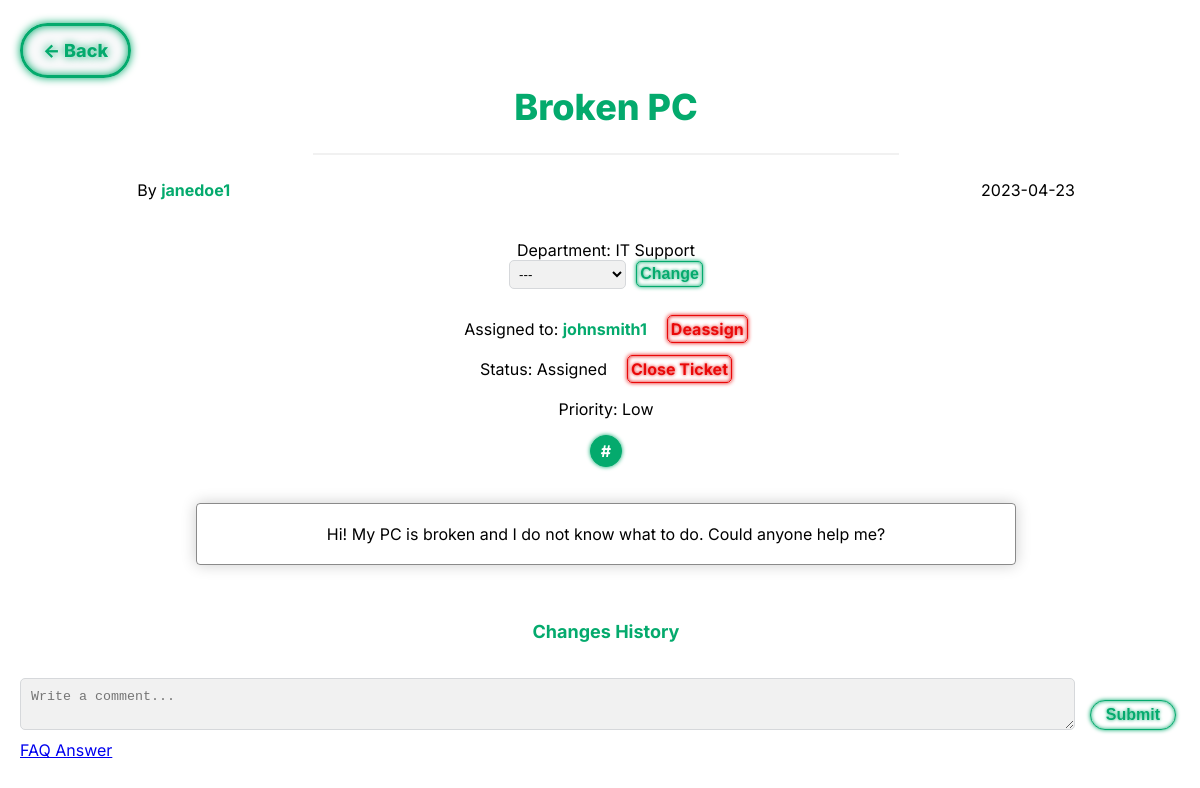
Page /pages/ticket.php?id=1&site=all_tickets (signed in) on the earlier database version.
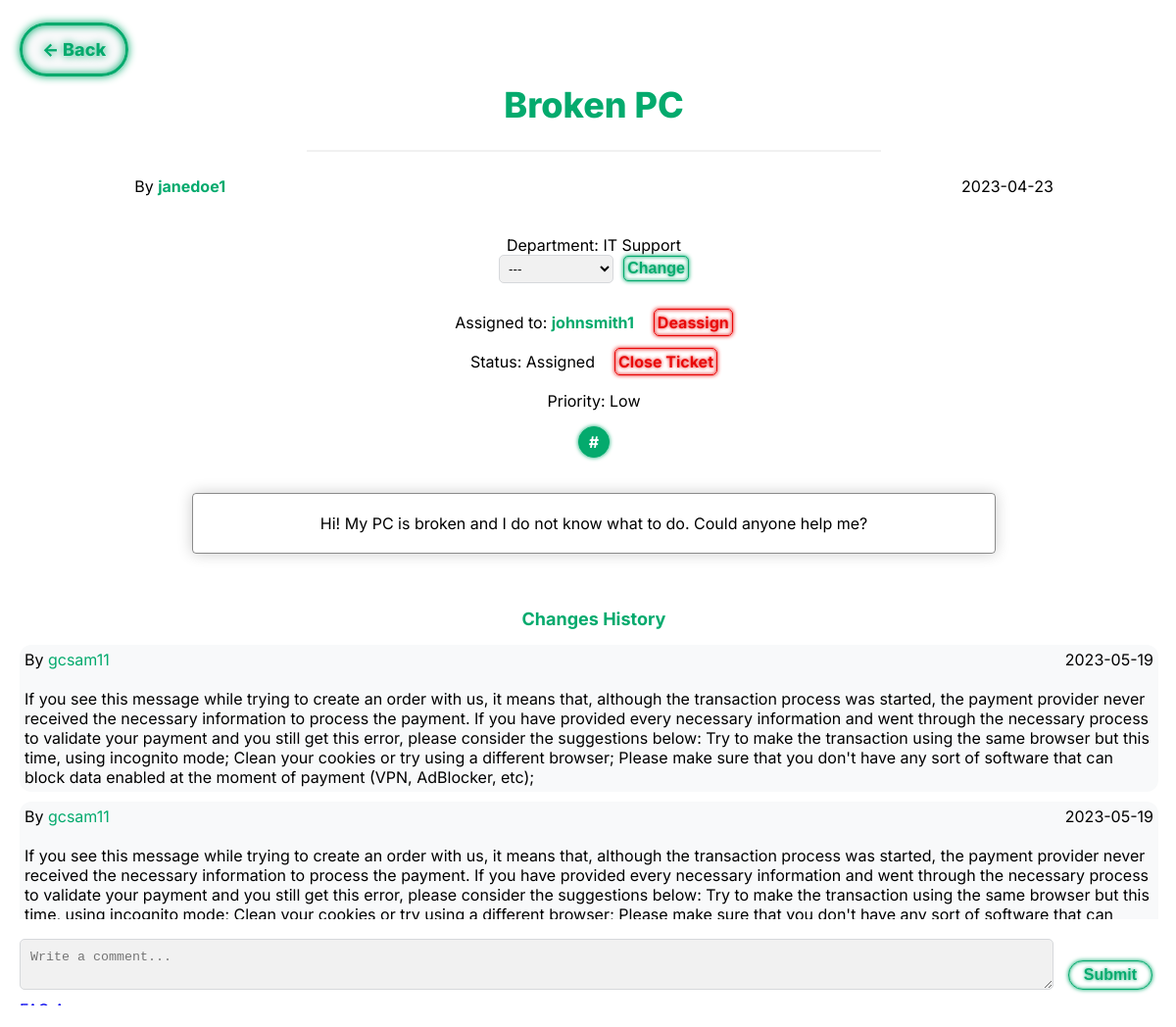
Same page on the later database version.
### tables this page shows
CREATE TABLE TICKET (
    ticket_id INTEGER PRIMARY KEY AUTOINCREMENT,
    user_id INT NOT NULL,
    assigned_agent INT CHECK (assigned_agent <> user_id),
    department_id INT,
    title VARCHAR(255) NOT NULL,
    description VARCHAR(1000) NOT NULL,
    status VARCHAR(10) NOT NULL DEFAULT 'Open' CHECK (status = 'Open' OR status = 'Assigned' OR status = 'Closed'),
    priority VARCHAR(10) NOT NULL DEFAULT 'Low' CHECK (priority = 'Low' OR priority = 'Medium' OR priority = 'High'),
    date DATE NOT NULL,
    hashtag VARCHAR(255),
    FOREIGN KEY(user_id) REFERENCES USER(user_id) ON DELETE CASCADE ON UPDATE CASCADE,
    FOREIGN KEY(department_id) REFERENCES DEPARTMENT(department_id) ON DELETE CASCADE ON UPDATE CASCADE,
    FOREIGN KEY(assigned_agent) REFERENCES USER(user_id) ON DELETE CASCADE ON UPDATE CASCADE
);

CREATE TABLE USER (
    user_id INTEGER PRIMARY KEY AUTOINCREMENT,
    department_id INT,
    name VARCHAR(255) NOT NULL,
    username VARCHAR(8) NOT NULL UNIQUE,
    email VARCHAR(255) NOT NULL UNIQUE,
    password VARCHAR(255) NOT NULL,
    type VARCHAR(10) NOT NULL DEFAULT 'Client' CHECK (type = 'Agent' OR type = 'Admin' OR type = 'Client'),
    gender VARCHAR(10) DEFAULT 'None' CHECK(gender = 'Male' or gender = 'Female' or gender = 'Other' or gender = 'None'),
    FOREIGN KEY(department_id) REFERENCES DEPARTMENT(department_id) ON DELETE CASCADE ON UPDATE CASCADE
);

CREATE TABLE DEPARTMENT (
    department_id INTEGER PRIMARY KEY AUTOINCREMENT,
    name VARCHAR(255) NOT NULL
);

CREATE TABLE TICKET_ANSWER (
    ticket_answer_id INTEGER PRIMARY KEY AUTOINCREMENT,
    ticket_id INT NOT NULL,
    answer VARCHAR(1000) NOT NULL,
    date DATE NOT NULL,
    answer_id INT NOT NULL,
    FOREIGN KEY(ticket_id) REFERENCES TICKET(ticket_id) ON DELETE CASCADE ON UPDATE CASCADE,
    FOREIGN KEY(answer_id) REFERENCES USER(user_id) ON DELETE CASCADE ON UPDATE CASCADE
);

### database/fetchTicket.php (called while the page is built)
<?php
    include 'connection.php';
    if(!empty($_GET['id']) && is_numeric($_GET['id'])){
        $stmt = $db->prepare('SELECT * FROM Ticket WHERE ticket_id = :ticket_id');
        $stmt->bindParam(':ticket_id', $_GET['id']);
        $stmt->execute();
        $row3 = $stmt->fetch();
    }
    else{
        header('Location:../pages/all_tickets.php');
    }
?>

### database/fetchUser.php (called while the page is built, shortened)
<?php
    include 'connection.php';
    $stmt = $db -> prepare('SELECT * FROM User WHERE user_id = :user_id');
    $stmt -> bindParam(':user_id', $userid);
    $stmt -> execute();
    $row = $stmt -> fetch();
?>

### database/getTicketDepartment.php (called while the page is built)
<?php
    if(!empty($row3['department_id']) && is_numeric($row3['department_id'])){
        $stmt2 = $db -> prepare('SELECT name FROM Department WHERE department_id = :department_id');
        $stmt2 -> bindParam(':department_id', $row3['department_id']);
        $stmt2 -> execute();
        $row2 = $stmt2 -> fetch();
        $ticketdepartment = $row2['name'];
    }
    else{
        $ticketdepartment = 'Not Assigned';
    }
?>

### database/getAssignedAgent.php (called while the page is built)
<?php
    include 'connection.php';
    $stmt = $db->prepare('SELECT * FROM User WHERE user_id = :user_id');
    $stmt->bindParam(':user_id', $agentid);
    $stmt->execute();
    $assignedagent = $stmt->fetch();
?>

### pages/ticket.php (the view, shortened to what this page needs)
<?php
    include '../database/checkSession.php';
    include '../database/fetchTicket.php';
    $ticketid = $_GET['id'];
    $userid = $row3['user_id'];
    $status = $row3['status'];
    include '../database/fetchUser.php';
?>
<!DOCTYPE html>
<html>
<head>
	<link rel="stylesheet" href="../css/ticket.css">
</head>
    <body>
        <?php
        if($_GET['site'] == 'all_tickets'){
            echo '<a class="backbtn" href="../pages/all_tickets.php"> <- Back</a>';
        }
        else{
            echo '<a class="backbtn" href="../pages/my_tickets.php"> <- Back</a>';
        }
        ?>
        <header>
            <h1><?php echo $row3['title'] ?></h1>
            <hr>
        </header>
        <div class="ticket_content">
            <div class="ticket_info">
                <div class="ticket_username_and_date">
                    <span class="ticket_username"> By <a class="ticket_username_link" href="../pages/profile_viewer.php?id=<?php echo $row3['user_id'] ?>"><?php echo $row['username'] ?></a> </span>
                    <span class="ticket_date"> <?php echo $row3['date'] ?> </span>
                </div>
                <br><br>
                <div class="ticket_more_info">
                    <?php
                        include '../database/getTicketDepartment.php';
                        echo '<div class="ticket_department"> Department: ' . $ticketdepartment;
                        if(($_SESSION['type'] != 'Client') && ($status != 'Closed')){
                            echo '<form action="../database/alterTicketDepartment.php?id=' . $ticketid . '" method="post">
                            <input type="hidden" name="csrf" value="' . $_SESSION['csrf'] . '">';
                            echo '<select id="department" name="department">
						    <option value="none">---</option>';
						    echo '<option value="not_assigned">Not Assigned</option></select>';
                            echo '<button type="submit" class="changeticketdepbtn">Change</button></form>';
                        };
                        echo '</div>';
                        echo '<div class="assigned_agent"';
                        if(!empty($row3['assigned_agent'])){
                            echo '<br>Assigned to: <a class="ticket_username_link" href="../pages/profile_viewer.php?id=' . $row3['assigned_agent'] . '">';
                            $agentid = $row3['assigned_agent'];
                            include '../database/getAssignedAgent.php';
                            echo $assignedagent['username'];
                            echo '</a>';
                            if((($row3['assigned_agent'] == $_SESSION['user_id']) || ($_SESSION['type'] == 'Admin')) && ($status != 'Closed')){
                                echo '<a class="deassign" href="../database/deassign.php?id='. $ticketid .'">Deassign</a>';
                            }
                        }
                        echo '</div>';
                        echo '<br><div class="ticket_status"> Status: ' . $status;
                        if((($row3['assigned_agent'] == $_SESSION['user_id']) || $_SESSION['type'] == 'Admin') && $status != 'Closed'){
                            echo '<a class="closeticket" href="../database/closeTicket.php?id=' . $ticketid . '">Close Ticket</a>';
                        }
                        echo '</div>';
                    ?>
                    <br>
                    <div class="priority">Priority: <?php echo $row3['priority'] ?></div>
                </div>
            </div>
            <div class="hashtag_container">
                <p id="hashtag">#<?php echo $row3['hashtag']; ?></p>
            </div>
            <br>
            <div class="ticket_description_container">
                <div class="ticket_description">
                    <?php echo $row3['description'] ?>
                </div>
            </div>
            <?php
                if($_SESSION['type'] != 'Client'){
                    echo '<br><br><p class="changes_history"><a class="ticketchanges" href="../pages/changes_list.php?id=' . $ticketid . '">Changes History</a></p>';
                }
            ?>
        </div>
        <div class="comments">
            <?php
                include '../database/getTicketComments.php';
            ?>
        </div><br>
        <?php
            if((($row3['assigned_agent'] == $_SESSION['user_id']) || ($userid = $_SESSION['user_id']) || ($_SESSION['type'] == 'Admin')) && $status != 'Closed'){
                echo '<form class="commentbox" action="../database/insertTicketComment.php?id='.$ticketid.'" method="post">
                    <input type="hidden" name="csrf" value="'.$_SESSION['csrf'].'">
                    <textarea class="comment" name="comment" placeholder="Write a comment..."></textarea><br>
                    <div id="sub_comment_btn"><button type="submit" id="submitcommentbtn">Submit</button></div></form>
                </form>';
                echo '<a href="../pages/faq_comment.php?id=' . $ticketid . '">FAQ Answer</a>';
            }
        ?>
    </body>
</html>

### database/getTicketComments.php
<?php
    include 'connection.php';
    $stmt = $db->prepare('SELECT * FROM TICKET_ANSWER WHERE ticket_id = :ticket_id');
    $stmt->bindParam(':ticket_id', $ticketid);
    $stmt->execute();
    $comment = $stmt->fetchAll();
    foreach($comment as $ticketcomment){
        $userid = $ticketcomment['answer_id'];
        include 'fetchUser.php';
        echo '<div class="ticket_comments"><div class="ticket_comment_username_and_date"><span> By <a class="ticket_comment_username" href="profile_viewer.php?'.$ticketcomment['answer_id']. '">' . $row['username'] . '</a></span>
        <span class="ticket_comment_date">'. $ticketcomment['date'] .'</span></div><br>
        <span class="ticket_comment_text">'. $ticketcomment['answer'] .'</span></div>';
    }
?>

Differences in the rows shown:
added ticket_answer: answer.username "gcsam11", date "2023-05-19", answer "If you see this message while trying to create an order with us, it means that, although the transaction process was started, the payment provider never received the necessary information to process the payment. If you have provided every necessary information and went through the necessary process to validate your payment and you still get this error, please consider the suggestions below: Try to make the transaction using the same browser but this time, using incognito mode; Clean your cookies or try using a different browser; Please make sure that you don't have any sort of software that can block data enabled at the moment of payment (VPN, AdBlocker, etc);"
added ticket_answer: answer.username "gcsam11", date "2023-05-19", answer "If you see this message while trying to create an order with us, it means that, although the transaction process was started, the payment provider never received the necessary information to process the payment. If you have provided every necessary information and went through the necessary process to validate your payment and you still get this error, please consider the suggestions below: Try to make the transaction using the same browser but this time, using incognito mode; Clean your cookies or try using a different browser; Please make sure that you don't have any sort of software that can…"
